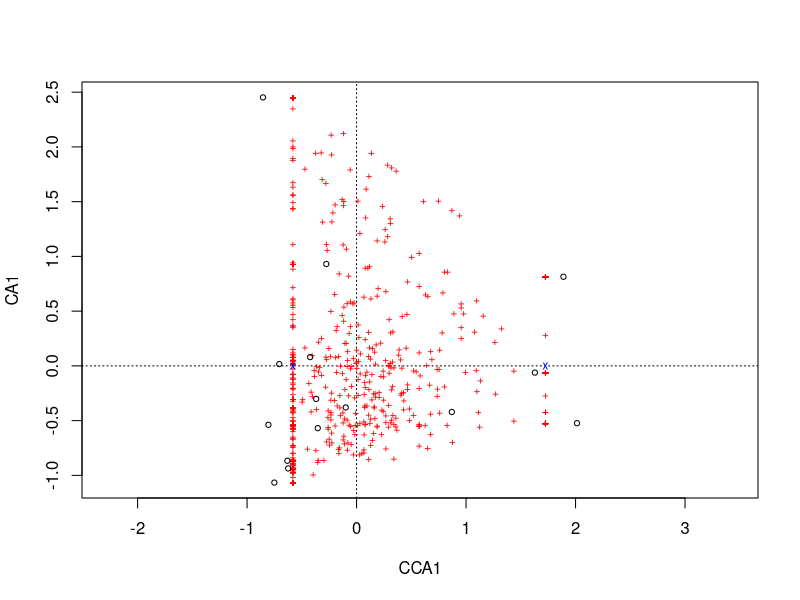
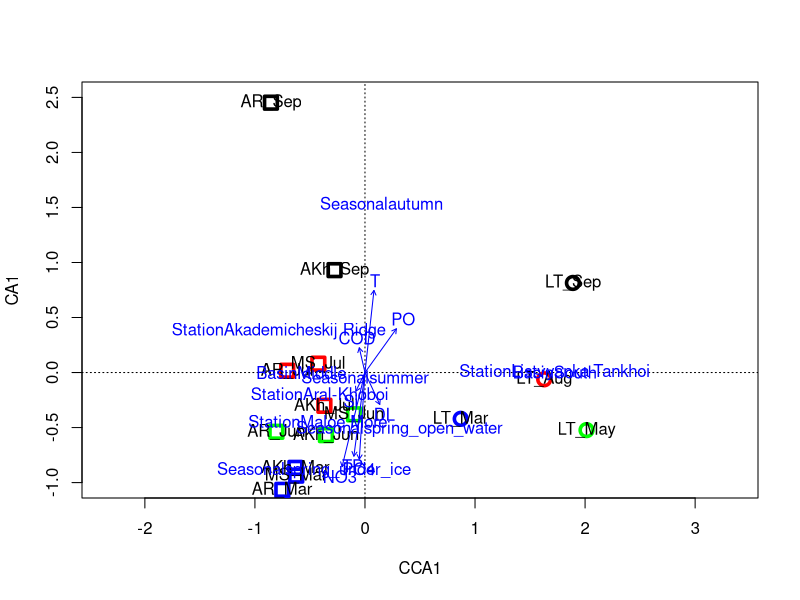

The R script that drew these images, in order: (Note: this script raises an error after producing the figures.)

library(vegan)

setwd("G:\\PERMANOVA_CCA")

#data preparation

data<-read.table("ASV_16S.txt",header=TRUE,sep="\t") #loading ASV table (ASV_16S.txt, ASV_18S.txt or 18S_metazoa_ASV.txt)
data<-data[,-ncol(data)]
rownames(data)<-data[,1]
data<-data[,-1]

S<-colSums(data)
Sm<-mean(S)
for(i in 1:ncol(data)) data[,i]<-ceiling(Sm*data[,i]/S[i])
colSums(data)

#writing a normalized ASV table to disk
write.table(cbind(ASV_id=rownames(data), data), "ASV_16S_norm.txt", row.names=F, col.names=TRUE, sep = "\t")

Resp<-as.data.frame(t(data))

data<-read.table("Expl.tsv",header=TRUE,sep="\t") #loading a table with environment variables
rownames(data)<-data[,1]
data<-data[,-1]
Expl<-data

rownames(Resp)<-rownames(Expl)

#PERMANOVA analysis

rez_permanova<-data.frame(factor=colnames(Expl), per_R2=rep(0, 11), per_P_value=rep(0, 11))

for(i in 1:11)
 {
  fit<-adonis(Resp ~ (Expl[, i, drop=T]), method="jaccard", permutations=1000)
  rez_permanova$per_R2[i]<-fit$aov.tab[,5][1]
  rez_permanova$per_P_value[i]<-fit$aov.tab[,6][1]
 } 

rez_permanova #output table with PERMANOVA results

#anova cca analysis

rez_anova_cca<-data.frame(factor=colnames(Expl), F_value=rep(0, 11), P_value=rep(0, 11))

for(i in 1:11)
 {
  ord<-cca(formula = Resp ~ (Expl[, i, drop=T]))
  fit<-anova(ord, by="term", permutations=1000)
  rez_anova_cca$F_value[i]<-fit[,3][1]
  rez_anova_cca$P_value[i]<-fit[,4][1]
 } 

rez_anova_cca #output table with anova cca results

#/////////////////////////////////////////
#Data normalization by ranking from 0 to 1

Resp<-decostand(Resp, method="rang", MARGIN=2)

#CCA analysis

ord<-cca(Resp ~ Basin, data=Expl)

#CCA plot

plot(ord)

plot(ord, typ="n", xlim=c(-1.0, 2), ylim=c(-1.0, 2.5))

points(ord, display="sites", pch=1, lwd=3.5, cex = 1.7, col="blue", select=which(Expl$Basin=="South" & Expl$Seasonal=="spring_under_ice"))
points(ord, display="sites", pch=1, lwd=3.5, cex = 1.7, col="green", select=which(Expl$Basin=="South" & Expl$Seasonal=="spring_open_water"))
points(ord, display="sites", pch=1, lwd=3.5, cex = 1.7, col="red", select=which(Expl$Basin=="South" & Expl$Seasonal=="summer"))
points(ord, display="sites", pch=1, lwd=3.5, cex = 1.7, col="black", select=which(Expl$Basin=="South" & Expl$Seasonal=="autumn"))

points(ord, display="sites", pch=0, lwd=3.5, cex = 1.7, col="blue", select=which(Expl$Basin=="Middle" & Expl$Seasonal=="spring_under_ice"))
points(ord, display="sites", pch=0, lwd=3.5, cex = 1.7, col="green", select=which(Expl$Basin=="Middle" & Expl$Seasonal=="spring_open_water"))
points(ord, display="sites", pch=0, lwd=3.5, cex = 1.7, col="red", select=which(Expl$Basin=="Middle" & Expl$Seasonal=="summer"))
points(ord, display="sites", pch=0, lwd=3.5, cex = 1.7, col="black", select=which(Expl$Basin=="Middle" & Expl$Seasonal=="autumn"))

text(ord, display = "sites")


st<-paste("ord ~ ", colnames(Expl)[1], sep="")
for(i in 2:ncol(Expl)) st<-paste(st,colnames(Expl)[i], sep="+")

sample<-rep("0", nrow(Expl))
for(i in 1:nrow(Expl))
 {
  sample[i]<-strsplit(rownames(Expl)[i], "_")[[1]][1]
 }

ord.fit<-envfit(as.formula(st), data=Expl, perm=1000)
ord.fit
plot(ord.fit)





















#///////////////анализ методом главынх компонент усреднение по факторам///////////////////

fit<-prcomp(Resp)

pca_factor<-Expl$Seasonal

fviz_pca_biplot(fit, habillage=pca_factor, addEllipses=TRUE, ellipse.level=0.90)

#//////////////////////////////////////////////////////////////////


d<-vegdist(Resp, method="euclidean")

fit<-cmdscale(d,eig=TRUE, k=2)

x<-fit$points[,1]
y<-fit$points[,2]
plot(x, y, xlim=c(-3, 9), ylim=c(-0.5, 1.2), xlab="Coordinate 1", ylab="Coordinate 2", main="Metric MDS")
plot(x, y, xlab="Coordinate 1", ylab="Coordinate 2", main="Metric MDS")
text(x, y, labels=pca_factor, cex=.7)


st<-paste("fit ~ ", colnames(Expl)[1], sep="")
for(i in 2:ncol(Expl)) st<-paste(st,colnames(Expl)[i], sep="+")

ord.fit<-envfit(as.formula(st), data=Expl, perm=10000)
ord.fit
plot(ord.fit)





ord<-metaMDS(Expl, distance = "euclidean")

st<-paste("ord ~ ", colnames(Expl)[1], sep="")
for(i in 2:ncol(Expl)) st<-paste(st,colnames(Expl)[i], sep="+")

sample<-rep("0", nrow(Expl))
for(i in 1:nrow(Expl))
 {
  sample[i]<-strsplit(rownames(Expl)[i], "_")[[1]][1]
 }

plot(ord, typ="n", xlim=c(-2.0,1), ylim=c(-1,1))

points(ord, display="sites", pch=1, lwd=3.5, cex = 1.7, col="black", select=which(sample=="Olenek"))
points(ord, display="sites", pch=0, lwd=3.5, cex = 1.7, col="red", select=which(sample=="Yana"))
points(ord, display="sites", pch=2, lwd=3.5, cex = 1.7, col="green", select=which(sample=="Indigirka"))
points(ord, display="sites", pch=6, lwd=3.5, cex = 1.7, col="blue", select=which(sample=="Kolyma"))

text(ord, display = "sites")

ord.fit<-envfit(as.formula(st), data=Expl, perm=10000)
ord.fit
plot(ord.fit)